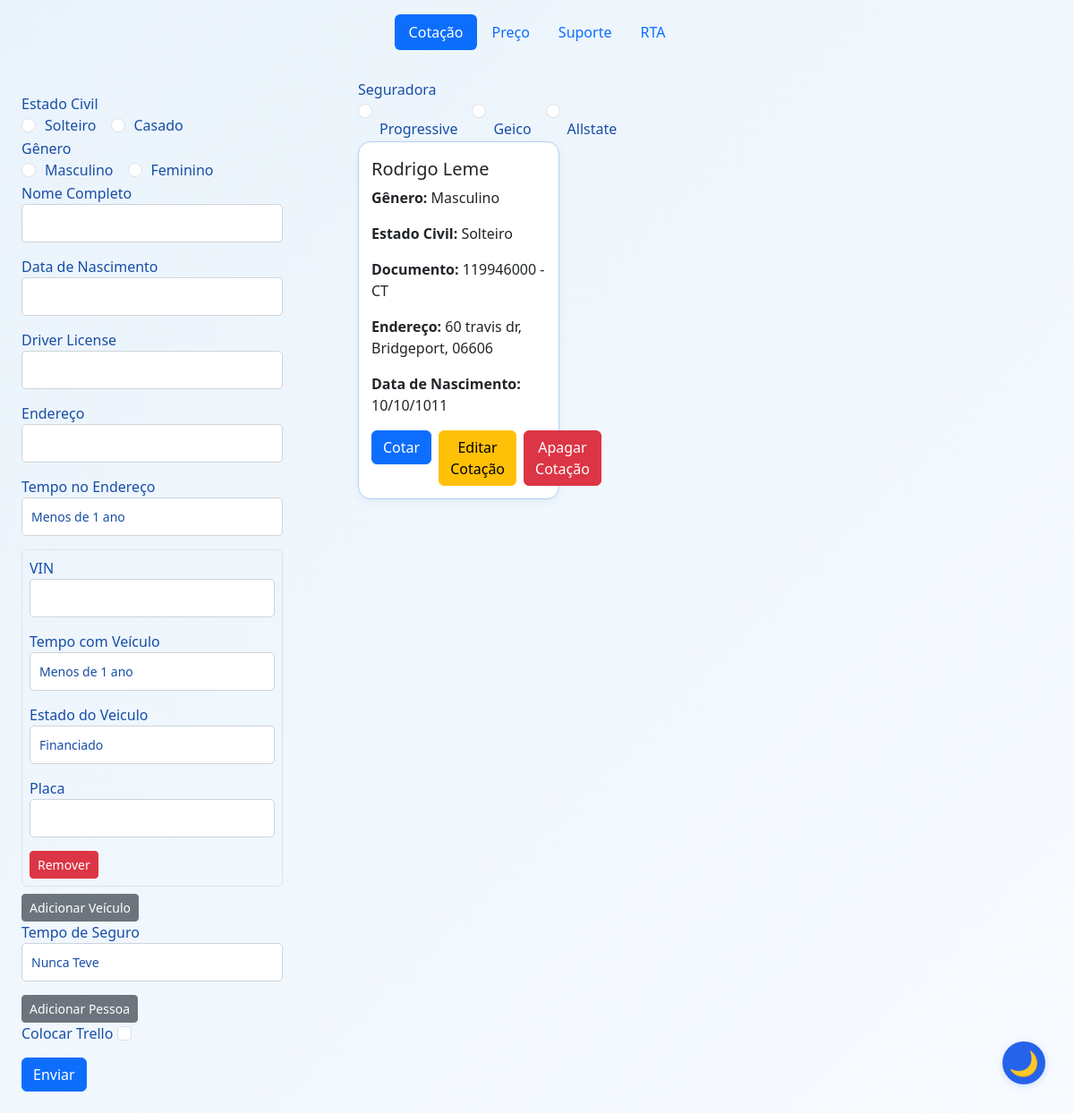
Before: / with the older database file.
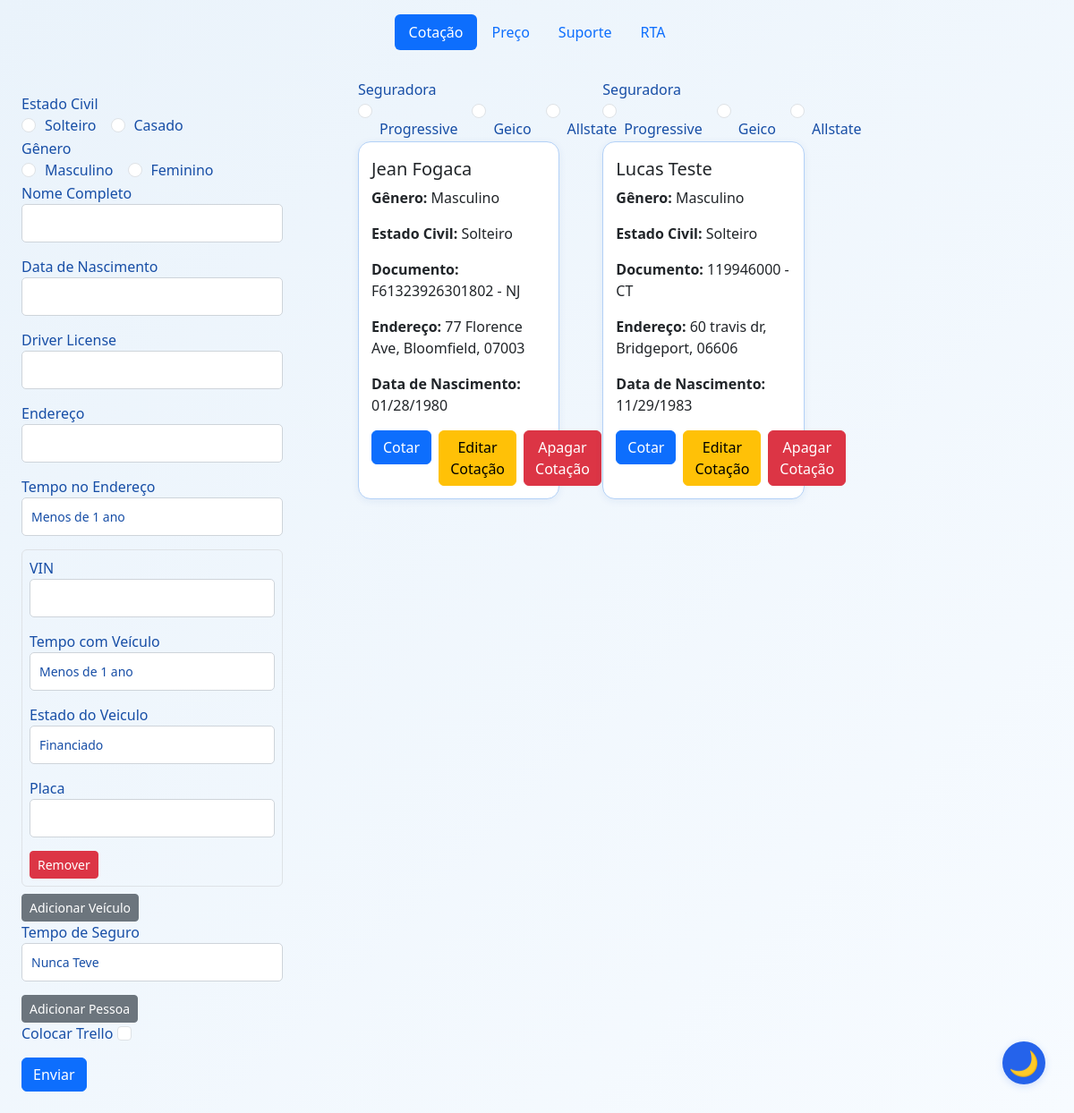
After: the same page with the newer database file.
### app/models/cotacao_db.py (models this page shows)
class Cotacao(db.Model):
    __tablename__ = 'cotacao'
    id = db.Column(db.Integer, primary_key=True)
    genero = db.Column(db.String(50), nullable=False)
    nome = db.Column(db.String(100), nullable=False)
    documento = db.Column(db.String(50), nullable=False)
    endereco = db.Column(db.String(200), nullable=False)
    tempo_de_seguro = db.Column(db.String(50), nullable=False)
    data_nascimento = db.Column(db.String(50), nullable=False)
    tempo_no_endereco = db.Column(db.String(50), nullable=False)
    trello_card_id = db.Column(db.String(100))
    estado_civil = db.Column(db.String(20), nullable=False, default='Solteiro')
    nome_conjuge = db.Column(db.String(100))
    data_nascimento_conjuge = db.Column(db.String(50))
    documento_conjuge = db.Column(db.String(50))
    vehicles_json = db.Column(db.Text, nullable=False)
    pessoas_json = db.Column(db.Text, nullable=False, default='[]')

### app/routes/cotacao_routes.py (the view)
@cotacao_bp.route('/', methods=['GET', 'POST'])
def cotacao():
    cotacao_form = CotacaoForm()
    seguradora_form = SeguradoraForm()
    if cotacao_form.is_submitted():
        veiculos_count = 0
        while f"veiculos-{veiculos_count}-vin" in (cotacao_form.data or {}):
            veiculos_count += 1
        while len(cotacao_form.veiculos.entries) < veiculos_count:
            cotacao_form.veiculos.append_entry()
    if cotacao_form.validate_on_submit():
        dados = extrair_dados_formulario(cotacao_form)
        trello_card_id = None
        if cotacao_form.colocar_trello.data:
            trello = Trello()
            email = f"{dados['nome'].lower().replace(' ', '')}@outlook.com"
            dados_sem_veiculos = dict(dados)
            dados_sem_veiculos.pop('veiculos', None)
            trello_card_id = trello.criar_carta(
                **dados_sem_veiculos,
                veiculos=json.dumps(dados['veiculos']),
                email=email
            )
        cotacao = Cotacao(
            genero=dados['genero'],
            nome=dados['nome'],
            documento=dados['documento'],
            endereco=dados['endereco'],
            tempo_de_seguro=dados['tempo_de_seguro'],
            data_nascimento=dados['data_nascimento'],
            tempo_no_endereco=dados['tempo_no_endereco'],
            estado_civil=dados['estado_civil'],
            nome_conjuge=dados['nome_conjuge'],
            data_nascimento_conjuge=dados['data_nascimento_conjuge'],
            documento_conjuge=dados['documento_conjuge'],
            vehicles_json=json.dumps(dados['veiculos']),  # Salva apenas veículos
            pessoas_json=json.dumps(dados.get('pessoas', [])),  # Salva pessoas extras em campo separado
            trello_card_id=trello_card_id
        )
        db.session.add(cotacao)
        db.session.commit()
        return redirect(url_for('cotacao.cotacao'))
    else:
        print("Erro na validação do formulário:", cotacao_form.errors)
    cotacoes = Cotacao.query.all()
    return render_template('cotacao.html', form=cotacao_form, cotacoes=cotacoes, form_seguradora=seguradora_form)

### app/forms/veiculo_form.py
class VeiculoForm(FlaskForm):
    class Meta:
        csrf = False
    vin = StringField('VIN', validators=[DataRequired()])
    tempo_com_veiculo = SelectField('Tempo com Veículo', choices=[('Menos de 1 ano', 'Menos de 1 ano'), ('1-3 Anos', 'Entre 1 e 3 anos'), ('Mais de 5 Anos', '5 Anos ou mais')], validators=[DataRequired()])
    financiado = SelectField('Estado do Veiculo', choices=[('Financiado', 'Financiado'), ('Quitado', 'Quitado')], validators=[DataRequired()])
    placa = StringField('Placa')

### app/templates/cotacao.html (shortened to what this page needs)
{% extends "base.html" %}
{% block content %}
<div class="content-container">
    <div class="form-section">
        <form class="small-form" method="post">
            <div class="form-group">
                <label for="estado_civil">{{ form.estado_civil.label }}</label>
                <div class="d-flex">
                    {% for subfield in form.estado_civil %}
                    <div class="form-check form-check-inline">
                        {{ subfield(class="form-check-input") }}
                        <label class="form-check-label" for="{{ subfield.id }}">{{ subfield.label.text }}</label>
                    </div>
                    {% endfor %}
                </div>
            </div>
            <div class="form-group">
                <label for="genero">{{ form.genero.label }}</label>
                <div class="d-flex">
                    {% for subfield in form.genero %}
                    <div class="form-check form-check-inline">
                        {{ subfield(class="form-check-input") }}
                        <label class="form-check-label" for="{{ subfield.id }}">{{ subfield.label.text }}</label>
                    </div>
                    {% endfor %}
                </div>
            </div>
            <div class="form-group">
                <label for="nome">{{ form.nome.label }}</label>
                {{ form.nome(class="form-control") }}
            </div>
            <div class="form-group">
                <label for="data_nascimento">{{ form.data_nascimento.label }}</label>
                {{ form.data_nascimento(class="form-control") }}
            </div>
            <div class="form-group">
                <label for="documento">{{ form.documento.label }}</label>
                {{ form.documento(class="form-control") }}
            </div>
            <div class="form-group">
                <label for="endereco">{{ form.endereco.label }}</label>
                {{ form.endereco(class="form-control") }}
            </div>
            <div class="form-group">
                <label for="tempo_no_endereco">{{ form.tempo_no_endereco.label }}</label>
                {{ form.tempo_no_endereco(class="form-control") }}
            </div>
            <div id="veiculos-list">
                {% for veiculo_form in form.veiculos %}
                <div class="veiculo-item border rounded p-2 mb-2">
                    <div class="form-group">
                        <label>{{ veiculo_form.vin.label }}</label>
                        {{ veiculo_form.vin(class="form-control") }}
                    </div>
                    <div class="form-group">
                        <label>{{ veiculo_form.tempo_com_veiculo.label }}</label>
                        {{ veiculo_form.tempo_com_veiculo(class="form-control") }}
                    </div>
                    <div class="form-group">
                        <label>{{ veiculo_form.financiado.label }}</label>
                        {{ veiculo_form.financiado(class="form-control") }}
                    </div>
                    <div class="form-group">
                        <label>{{ veiculo_form.placa.label }}</label>
                        {{ veiculo_form.placa(class="form-control") }}
                    </div>
                    <button type="button" class="btn btn-danger btn-sm remove-veiculo">Remover</button>
                </div>
                {% endfor %}
            </div>
            <button type="button" class="btn btn-secondary btn-sm" id="add-veiculo">Adicionar Veículo</button>
            <div class="form-group">
                <label for="tempo_de_seguro">{{ form.tempo_de_seguro.label }}</label>
                {{ form.tempo_de_seguro(class="form-control") }}
            </div>
            <button type="button" class="btn btn-secondary btn-sm" id="add-pessoa">Adicionar Pessoa</button>
            <div class="form-group">
                <label for="colocar_trello">{{ form.colocar_trello.label }}</label>
                {{ form.colocar_trello(class="form-check-input small-button", id="colocar-trello") }}
            </div>
            <div class="button-group">
                {{ form.submit(class="btn btn-primary") }}
            </div>
        </form>
    </div>
    <div class="content-section">
        <div class="row py-3">
            {% for cotacao in cotacoes %}
            <div class="col-md-3 mb-4">
                <div class="card-container px-3">
                    <div class="seguradora-radios">
                        <div class="form-group">
                            <label for="genero">{{ form_seguradora.seguradora.label }}</label>
                            <div class="d-flex">
                                {% for subfield in form_seguradora.seguradora %}
                                <div class="form-check form-check-inline">
                                    {{ subfield(class="form-check-input") }}
                                    <label class="form-check-label" for="{{ subfield.id }}">{{ subfield.label.text }}</label>
                                </div>
                                {% endfor %}
                            </div>
                        </div>
                        <div class="card h-100">
                            <div class="card-body">
                                <h5 class="card-title">{{ cotacao.nome }}</h5>
                                <p><strong>Gênero:</strong> {{ cotacao.genero }}</p>
                                <p><strong>Estado Civil:</strong> {{ cotacao.estado_civil }}</p>
                                <p><strong>Documento:</strong> {{ cotacao.documento }}</p>
                                <p><strong>Endereço:</strong> {{ cotacao.endereco }}</p>
                                <p><strong>Data de Nascimento:</strong> {{ cotacao.data_nascimento }}</p>
                                <div class="d-flex gap-2">
                                    <form id="cotar-form-{{ cotacao.id }}"
                                        action="{{ url_for('cotar.cotar', cotacao_id=cotacao.id) }}" method="POST">
                                        <button type="button" class="btn btn-primary"
                                            onclick="submitCotarForm({{ cotacao.id }})">Cotar</button>
                                    </form>
                                    <a href="{{ url_for('editar.editarCotacao', cotacao_id=cotacao.id) }}" class="btn btn-warning">
                                        Editar Cotação
                                    </a>
                                    <form action="{{ url_for('apagar.apagarCotacao', cotacao_id=cotacao.id) }}"
                                        method="POST">
                                        <button type="submit" class="btn btn-danger">Apagar Cotação</button>
                                    </form>
                                </div>
                            </div>
                        </div>
                    </div>
                </div>
            </div>
            {% endfor %}
        </div>
    </div>
</div>
{% endblock %}

### app/templates/base.html (shortened to what this page needs)
<!DOCTYPE html>
<html lang="en">
<head>
    <link href="https://cdn.jsdelivr.net/npm/bootstrap@5.3.5/dist/css/bootstrap.min.css" rel="stylesheet">
    <link rel="stylesheet" href="/static/style.css">
</head>
<body class="light-mode">
    <header class="d-flex justify-content-center py-3">
        <ul class="nav nav-pills">
          <li class="nav-item"><a href="/" class="nav-link active" aria-current="page">Cotação</a></li>
          <li class="nav-item"><a href="{{url_for('colocarPreco.colocarPreco')}}" class="nav-link">Preço</a></li>
          <li class="nav-item"><a href="#" class="nav-link">Suporte</a></li>
          <li class="nav-item"><a href="{{url_for('rta.rta')}}" class="nav-link">RTA</a></li>
        </ul>
      </header>
      {% block content %}{% endblock %}
<button id="theme-toggle" class="theme-toggle-btn" aria-label="Alternar tema">
    <span id="theme-icon">🌙</span>
</button>
</body>
</html>

### app/static/style.css (style rules this page uses)
body, html { height: 100%; margin: 0; padding: 0; font-family: 'Segoe UI', 'Roboto', Arial, sans-serif; transition: background 0.5s, color 0.5s; }
body.light-mode { background: linear-gradient(135deg, #eaf3fb 0%, #f7fbff 100%); color: #174ea6; }
.form-control { width: 100%; padding: 10px; font-size: 14px; border: 1px solid #ced4da; border-radius: 5px; margin-bottom: 15px; background: #fff; color: #174ea6; transition: background 0.5s, color 0.5s, border-color 0.5s; }
.theme-toggle-btn { position: fixed; bottom: 32px; right: 32px; z-index: 9999; width: 48px; height: 48px; border-radius: 50%; border: none; background: #2563eb; color: #fff; box-shadow: 0 2px 8px rgba(37,99,235,0.18); display: flex; align-items: center; justify-content: center; font-size: 1.7rem; cursor: pointer; transition: background 0.3s; }
#theme-icon { pointer-events: none; transition: color 0.3s; }
.d-flex .form-check-input { margin-right: 10px; }
.button-group { display: flex; gap: 10px; margin-top: 15px; }
.content-container { display: flex; flex-wrap: wrap; gap: 0; min-height: 70vh; }
.form-section { width: 340px; min-width: 300px; max-width: 400px; padding: 32px 24px 24px 24px; background: transparent; border-radius: 12px; box-shadow: none; margin-right: 32px; }
.content-section { flex: 1; padding: 0 12px; }
.card-container { position: relative; padding: 0; margin-bottom: 24px; transition: z-index 0.2s; overflow: visible; }
.card { border-radius: 14px; box-shadow: 0 2px 8px rgba(23, 78, 166, 0.08); border: 1.5px solid #b3d1f7; background: #fff; transition: box-shadow 0.2s, border-color 0.2s; position: relative; z-index: 1; }
.card-body { padding: 18px 14px 14px 14px; }
.card-container .seguradora-radios { transition: transform 0.2s cubic-bezier(.4,2,.6,1), box-shadow 0.2s; margin-bottom: 18px; transform-origin: top center; position: relative; z-index: 2; }
.card-container .seguradora-radios input, .card-container .seguradora-radios label { pointer-events: auto; position: relative; z-index: 3; }
.content-section .row { display: flex; flex-wrap: wrap; margin-left: -8px; margin-right: -8px; }
.content-section .col-md-3 { flex: 0 0 25%; max-width: 25%; padding-left: 8px; padding-right: 8px; }
@media (max-width: 1200px) { .content-section .col-md-3 { flex: 0 0 33.3333%; max-width: 33.3333%; } }

Changed rows visible on the page:
changed Cotacao: nome "Rodrigo Leme" → "Jean Fogaca"; documento "119946000 - CT" → "F61323926301802 - NJ"; endereco "60 travis dr, Bridgeport, 06606" → "77 Florence Ave, Bloomfield, 07003"; data_nascimento "10/10/1011" → "01/28/1980"
added Cotacao: seguradora.label "Seguradora", label.text "Progressive" "Geico" "Allstate", nome "Lucas Teste", genero "Masculino", estado_civil "Solteiro", documento "119946000 - CT", endereco "60 travis dr, Bridgeport, 06606", data_nascimento "11/29/1983"
